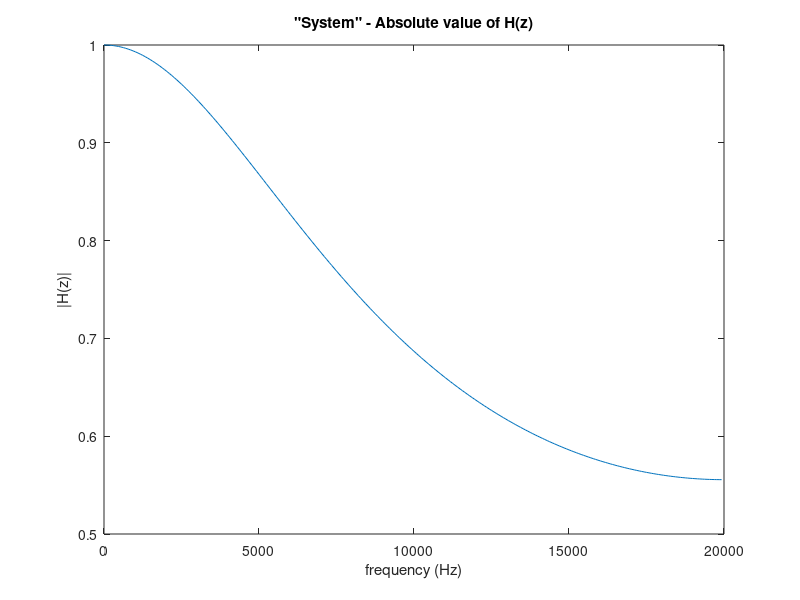
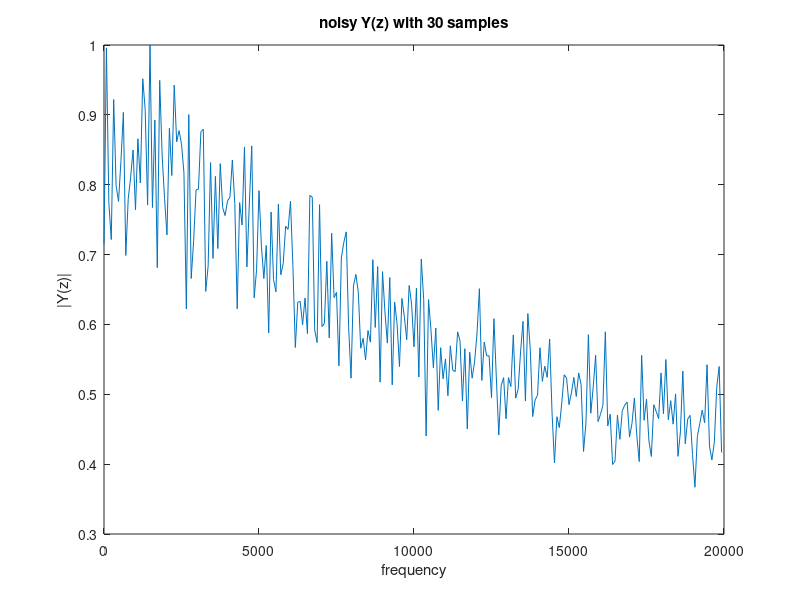
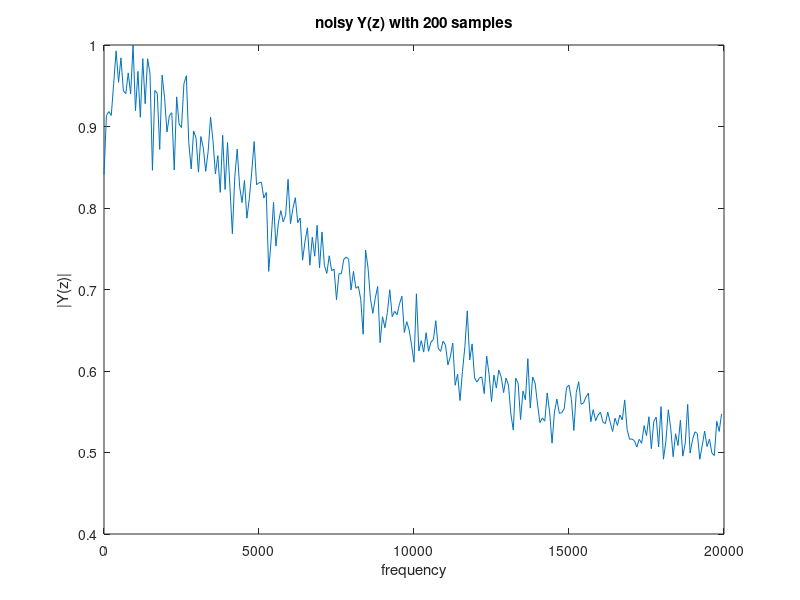
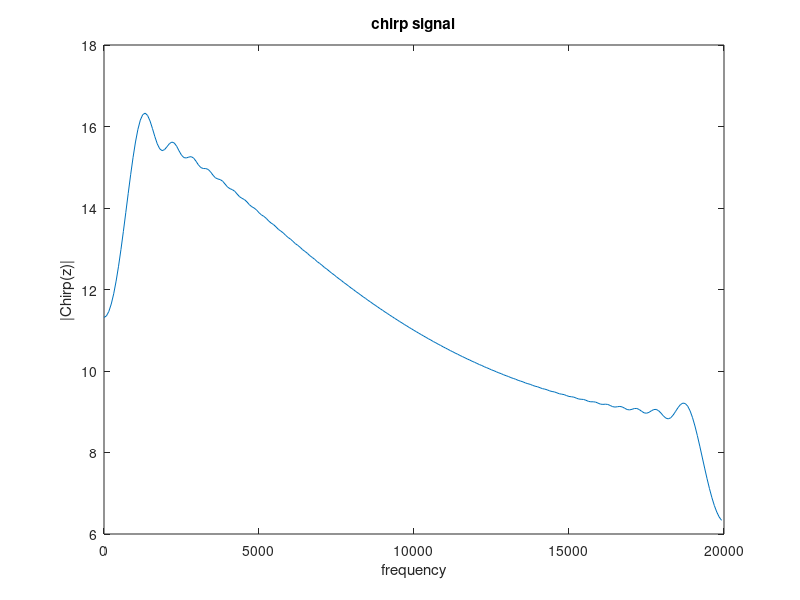

The MATLAB script that drew these images, in order: (Note: this script raises an error after producing the figures.)
clc; close all; clear all;

R = 1000;
C = 0.01e-6;
fs = 40000;
Ts = 1/fs;

%H(z) = 5/(7-(2*z^-1)) = 5z/(7z-2)
%H(z) = Ts / (-RCz^-1 + RC + Ts)
b = Ts;  %nominator
a = [Ts+R*C -R*C]; %denominator

%part 1: construct the "system"/the "filter" H(z)
[h,w]=freqz(b,a,256);
figure(1);
plot(fs*w/(2*pi),abs(h));
title('"System" - Absolute value of H(z)');
xlabel('frequency (Hz)');ylabel('|H(z)|');

%part 2: noisy signal (Matlab generated) goes through the "system" H(z)
x = normrnd(0,1,512,30);  %30 realizations/samples of 512 Gaussian distributed 
y = filter(b,a,x); %output y(t) is understood as:  x(t) -> "system" a,b -> y(t)
y_fft = abs(fft(y)); %two-sided spectrum
y_mean = mean(y_fft,2);
ymean = y_mean(1:256); %single-sided
y_normal = ymean/max(ymean); %"normalize" range 0-1


figure(2);
plot(fs*w/(2*pi),y_normal);
title('noisy Y(z) with 30 samples');
xlabel('frequency');ylabel('|Y(z)|');


%%%%%%%%%%%%%%%%%%%%%%%%%%%%%%%%%%%%%%%%%%

x1 = normrnd(0,1,512,200);  %200 samples
y1 = filter(b,a,x1); %output y(t) is understood as:  x(t) -> "system" a,b -> y(t)
y1_fft = abs(fft(y1)); %two-sided spectrum
y1_mean = mean(y1_fft,2);
y1mean = y1_mean(1:256); %single-sided
y1_normal = y1mean/max(y1mean); %"normalize" range 0-1


figure(3);
plot(fs*w/(2*pi),y1_normal);
title('noisy Y(z) with 200 samples');
xlabel('frequency');ylabel('|Y(z)|');


%part 3: chirp signal goes through the "system" H(z)
n = 0:512;
t = n*Ts;
f0 = 0.01; %unit: Hz, any small value that > 0 
IF = 20000; %assume IF = 20kHz

maxtime = 512.*Ts;
% IF = f0*(1+K*2*(512*Ts)); %instantaneous freq
% find K:
K = ((IF/f0)-1)/(2.*maxtime);

chirp = sin(2*pi*f0*(t+K*t.^2));
chirp_filter = filter(b,a,chirp);
chirp_fft = abs(fft(chirp_filter));   %~flat
chirp_single = chirp_fft(1:256);  % single-sided


figure(4);
plot(fs*w/(2*pi),chirp_single);
title('chirp signal');
xlabel('frequency');ylabel('|Chirp(z)|');

%part 4: iddata & arx (can't run due to no Matlab Toolbox in UofM computer)
data = iddata(abs(h),chirp_single,Ts);
sys = arx(data,[1 1 0]);

